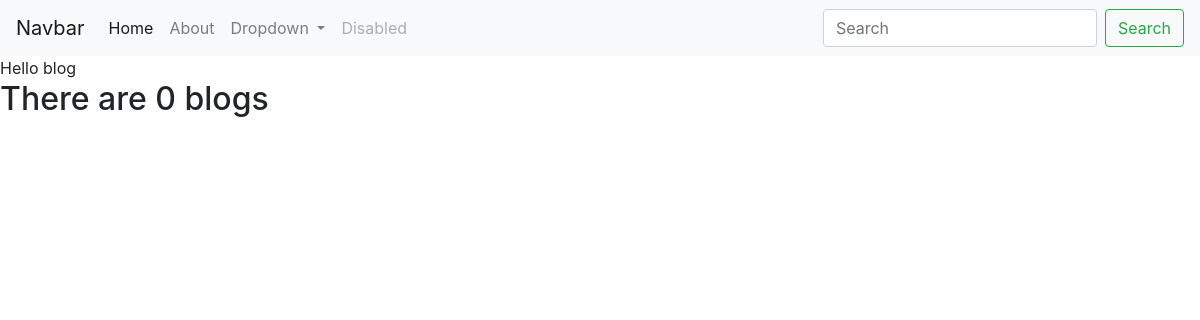
/blog/, run on an earlier commit of the app's database.
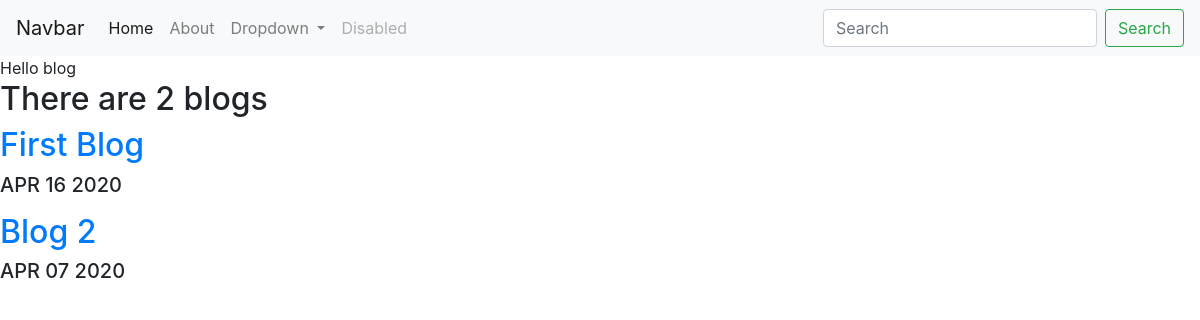
And on a later commit of the database.
### blog/models.py (models this page shows, shortened)
class Blog(models.Model):
    title = models.CharField(max_length = 200)
    description = models.TextField()
    date = models.DateField()

### blog/views.py (the view)
# urls.py: path('', views.all_blogs, name = 'all_blogs'),
def all_blogs(request):
    blogs = Blog.objects.all()
    return render(request, 'blog/all_blogs.html', {'blogs': blogs})

### blog/templates/blog/all_blogs.html (shortened to what this page needs)
{% extends 'portfolio/base.html' %}
{% block content %}
Hello blog
<h2>There are {{ blogs.count }} blog{{ blogs.count|pluralize}}</h2>
{% for blog in blogs %}
<a href = "{% url 'blog:detail' blog.id %}"><h2>{{ blog.title }}</h2></a>
<h5>{{ blog.date|date:'M d Y'|upper}}</h5>
{% endfor %}
{% endblock %}

### portfolio/templates/portfolio/base.html (shortened to what this page needs)
<!doctype html>
<html lang="en">
  <head>
    <link rel="stylesheet" href="https://stackpath.bootstrapcdn.com/bootstrap/4.4.1/css/bootstrap.min.css">
  </head>
  <body>
      <nav class="navbar navbar-expand-lg navbar-light bg-light">
  <a class="navbar-brand" href="#">Navbar</a>
  <div class="collapse navbar-collapse" id="navbarSupportedContent">
    <ul class="navbar-nav mr-auto">
      <li class="nav-item active">
        <a class="nav-link" href="#">Home <span class="sr-only">(current)</span></a>
      </li>
      <li class="nav-item">
        <a class="nav-link" href="#">About</a>
      </li>
      <li class="nav-item dropdown">
        <a class="nav-link dropdown-toggle" href="#" id="navbarDropdown" role="button" data-toggle="dropdown" aria-haspopup="true" aria-expanded="false">
          Dropdown
        </a>
      </li>
      <li class="nav-item">
        <a class="nav-link disabled" href="#" tabindex="-1" aria-disabled="true">Disabled</a>
      </li>
    </ul>
    <form class="form-inline my-2 my-lg-0">
      <input class="form-control mr-sm-2" type="search" placeholder="Search" aria-label="Search">
      <button class="btn btn-outline-success my-2 my-sm-0" type="submit">Search</button>
    </form>
  </div>
</nav>
{% block content %}{% endblock %}
  </body>
</html>

What changed in the data, as far as the page shows it:
added Blog: title "First Blog", date "APR 16 2020"
added Blog: title "Blog 2", date "APR 07 2020"
Also different on the page:
{{ blogs.count }}: "0" → "2"
